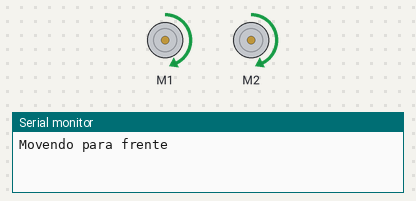
The sketch below on a simulated Arduino Uno, built with avr-gcc and run on an emulated ATmega328P. Shown: 2 × DC motor (green arrow = forward, orange = backward, longer = faster), the last lines printed to the serial monitor.

Above: at 1.0 s.
At 3.0 s:
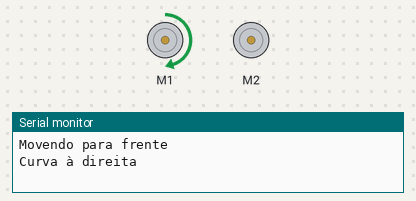
At 5.0 s:
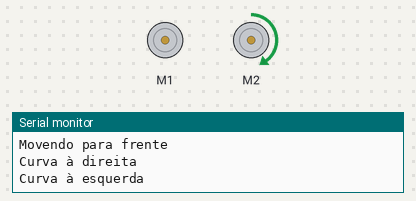
At 9.0 s:
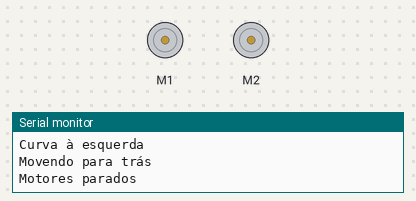
Timing chart, 0 to 13.0 s (numbered marks = the images above):
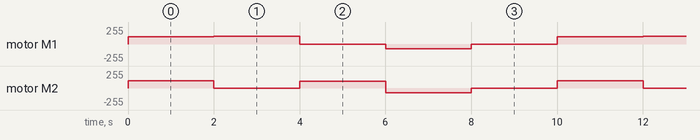

The sketch:

testePonteH.ino
```cpp
// Biblioteca para controlar a ponte H
#include <AFMotor.h>

// Pinos de controle da ponte H
#define motorEsquerdo 1
#define motorDireito 2

// Objeto para controlar a ponte H
AF_DCMotor motor1(motorEsquerdo);
AF_DCMotor motor2(motorDireito);

// Parâmetros de velocidade
int forca_Curva = 120; // força da curva no obstáculo
int forca = 110;
int forca_Baixa = 70;
int forca_Baixa_Curva = 100;

void setup() {
  // Inicializa a comunicação serial
  Serial.begin(9600);
}

void loop() {
  // Exemplo de movimento: frente
  moverParaFrente(forca);

  // Aguarda 2 segundos antes de mudar a direção
  delay(2000);

  // Exemplo de movimento: curva à direita
  curvaDireita(forca_Curva);

  // Aguarda 2 segundos antes de mudar a direção
  delay(2000);

  // Exemplo de movimento: curva à esquerda com velocidade baixa
  curvaEsquerda(forca_Baixa_Curva);

  // Aguarda 2 segundos antes de mudar a direção
  delay(2000);

  // Exemplo de movimento: ré com velocidade baixa
  moverParaTras(forca_Baixa);

  // Aguarda 2 segundos antes de parar os motores
  delay(2000);

  // Parar os motores
  pararMotores();

  // Aguarda 2 segundos antes de repetir
  delay(2000);
}

// Função para mover os motores para frente
void moverParaFrente(int velocidade) {
  motor1.setSpeed(velocidade);
  motor2.setSpeed(velocidade);
  motor1.run(FORWARD);
  motor2.run(FORWARD);
  Serial.println("Movendo para frente");
}

// Função para mover os motores para trás
void moverParaTras(int velocidade) {
  motor1.setSpeed(velocidade);
  motor2.setSpeed(velocidade);
  motor1.run(BACKWARD);
  motor2.run(BACKWARD);
  Serial.println("Movendo para trás");
}

// Função para fazer uma curva à direita
void curvaDireita(int velocidade) {
  motor1.setSpeed(velocidade);
  motor2.setSpeed(0);
  motor1.run(FORWARD);
  motor2.run(RELEASE);
  Serial.println("Curva à direita");
}

// Função para fazer uma curva à esquerda
void curvaEsquerda(int velocidade) {
  motor1.setSpeed(0);
  motor2.setSpeed(velocidade);
  motor1.run(RELEASE);
  motor2.run(FORWARD);
  Serial.println("Curva à esquerda");
}

// Função para parar os motores
void pararMotores() {
  motor1.run(RELEASE);
  motor2.run(RELEASE);
  Serial.println("Motores parados");
}
```

Measured:
- by itself, motor M1: repeats every 10.0 s: forward 120/255 2.0 s, stopped 2.0 s, backward 70/255 2.0 s, stopped 2.0 s, forward 110/255 2.0 s
- by itself, motor M2: repeats every 10.0 s: stopped 2.0 s, forward 100/255 2.0 s, backward 70/255 2.0 s, stopped 2.0 s, forward 110/255 2.0 s
